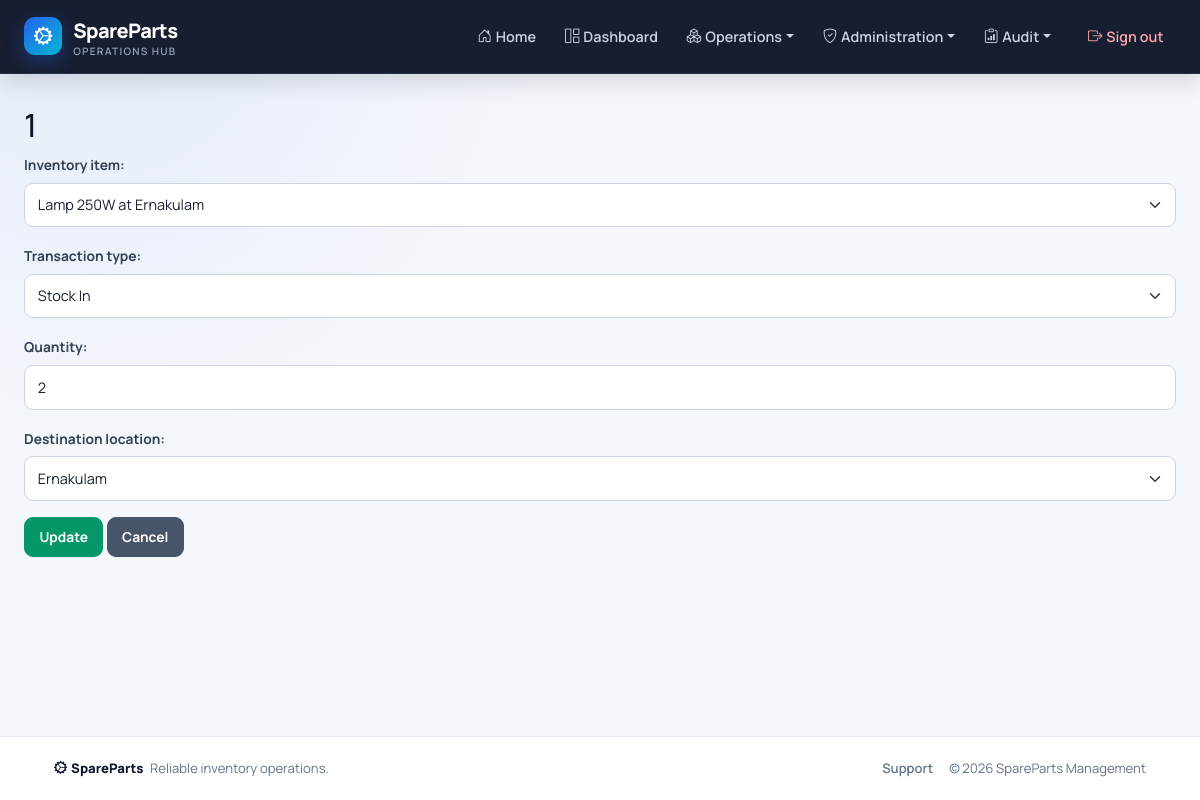
/inventory/transactions/edit/1/ (signed in), run on the app's committed database.
### inventory/models.py (models this page shows, shortened)
class StockTransaction(models.Model):
    inventory_item = models.ForeignKey(InventoryItem, on_delete=models.CASCADE)
    transaction_type = models.CharField(max_length=10, choices=TRANSACTION_TYPE_CHOICES)
    quantity = models.PositiveIntegerField()
    performed_by = models.ForeignKey(CustomUser, on_delete=models.SET_NULL, null=True)
    timestamp = models.DateTimeField(auto_now_add=True)
    destination_location = models.ForeignKey(
        Location, on_delete=models.SET_NULL, null=True, blank=True, related_name='transfer_destination'
    )

### inventory/views.py (the view)
# urls.py: path('transactions/edit/<int:pk>/', StockTransactionUpdateView.as_view(), name='stocktransaction_edit'),
class StockTransactionUpdateView(LoginRequiredMixin, RoleRequiredMixin, UpdateView):
    model = StockTransaction
    form_class = StockTransactionForm
    template_name = 'stocktransaction_form.html'
    success_url = reverse_lazy('inventory:stocktransaction_list')
    allowed_roles = ['inventory_manager']

### inventory/forms.py
class StockTransactionForm(forms.ModelForm):
    class Meta:
        model = StockTransaction
        fields = ['inventory_item', 'transaction_type', 'quantity', 'destination_location']
        widgets = {
            'inventory_item': forms.Select(attrs={'class': 'form-select'}),
            'transaction_type': forms.Select(attrs={'class': 'form-select'}),
            'quantity': forms.NumberInput(attrs={'class': 'form-control'}),
            'destination_location': forms.Select(attrs={'class': 'form-select'}),
        }

### core/models.py (called while the page is built)
    def has_access(self, code):
        if not self.is_authenticated or not self.is_active:
            return False
        if self.is_superuser:
            return True
        return self.get_effective_access_permissions().filter(code=code).exists()

### core/templatetags/rbac.py (called while the page is built)
@register.filter
def has_access(user, code):
    return bool(getattr(user, 'has_access', lambda unused: False)(code))

### inventory/models.py (called while the page is built)
    def __str__(self):
        return self.name

    def __str__(self):
        return f"{self.part.name} at {self.location.name}"

### parts/mixins.py (called while the page is built)
    def get_permission_required(self):
        if self.permission_required:
            return self.permission_required
        model_name = self.model._meta.model_name
        module = self.permission_modules.get(model_name, model_name)
        action = 'view' if self.__class__.__name__.endswith(('ListView', 'DetailView')) else 'manage'
        return f'{module}.{action}'

    def dispatch(self, request, *args, **kwargs):
        if self.get_permission_required() == 'users.manage' and not request.user.is_superuser:
            raise PermissionDenied("Only a super admin can manage users and permissions.")
        if request.user.is_authenticated and request.user.has_access(self.get_permission_required()):
            return super().dispatch(request, *args, **kwargs)
        raise PermissionDenied("You do not have permission to access this page.")

### templates/stocktransaction_form.html (shortened to what this page needs)
{% extends 'base.html' %}
{% block content %}
<h2>{{ view.object.id|default:"Add Stock Transaction" }}</h2>
<form method="post">
    {{ form.as_p }}
    <button type="submit" class="btn btn-success">
        {% if view.object %}Update{% else %}Save{% endif %}
    </button>
    <a href="{% url 'inventory:stocktransaction_list' %}" class="btn btn-secondary">Cancel</a>
</form>
{% endblock %}

### templates/base.html (style rules this page uses)
:root { --sp-navy: #0f172a; --sp-navy-soft: #1e293b; --sp-primary: #2563eb; --sp-primary-dark: #1d4ed8; --sp-cyan: #06b6d4; --sp-surface: #ffffff; --sp-bg: #f4f7fb; --sp-border: #e2e8f0; --sp-muted: #64748b; --sp-text: #172033; --sp-radius: 14px; --sp-shadow: 0 10px 30px rgba(15, 23, 42, .07); }
* { box-sizing: border-box; }
html { scroll-behavior: smooth; }
body { min-height: 100vh; display: flex; flex-direction: column; margin: 0; color: var(--sp-text); background: radial-gradient(circle at 8% 0%, rgba(37, 99, 235, .07), transparent 28rem), var(--sp-bg); font-family: "Manrope", system-ui, -apple-system, "Segoe UI", sans-serif; -webkit-font-smoothing: antialiased; }
a { text-underline-offset: 3px; }
h1, h2, h3, h4, h5, h6 { color: var(--sp-navy); letter-spacing: -.025em; }
.form-label, form p > label { margin-bottom: .45rem; color: #334155; font-size: .86rem; font-weight: 700; }
form p { margin-bottom: 1rem; }
.form-control, .form-select, form p input:not([type="checkbox"]):not([type="radio"]), form p select, form p textarea { width: 100%; min-height: 44px; padding: .65rem .8rem; border: 1px solid #cbd5e1; border-radius: 9px; background-color: #fff; color: var(--sp-text); font: inherit; font-size: .9rem; transition: border-color .18s ease, box-shadow .18s ease; }
.btn { min-height: 40px; display: inline-flex; align-items: center; justify-content: center; gap: .35rem; padding: .55rem .9rem; border-radius: 9px; font-size: .86rem; font-weight: 700; box-shadow: none !important; transition: transform .16s ease, background .16s ease, border-color .16s ease; }
.btn-success { background: #059669; border-color: #059669; }
.btn-secondary { background: #475569; border-color: #475569; }

### data on the page
StockTransaction: object.id "1", inventory_item "Lamp 250W at Ernakulam", transaction_type "Stock In", quantity "2", destination_location "Ernakulam"
